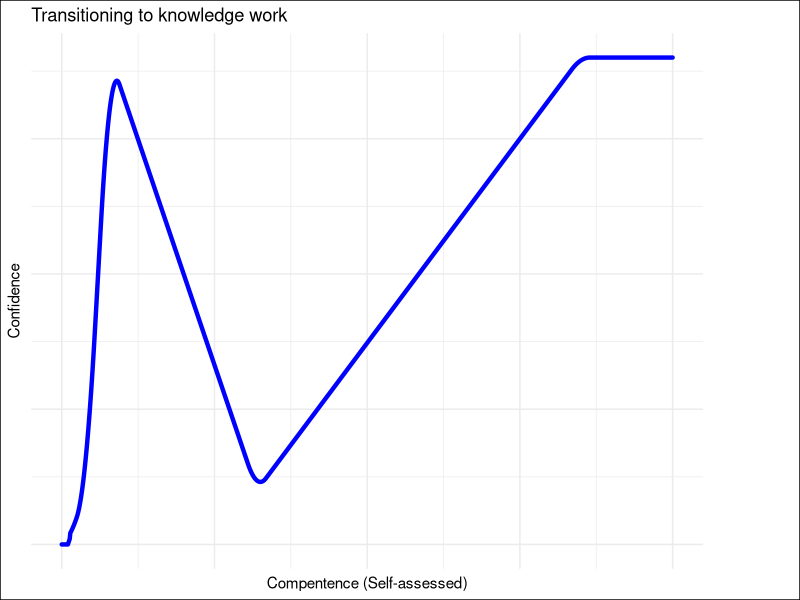
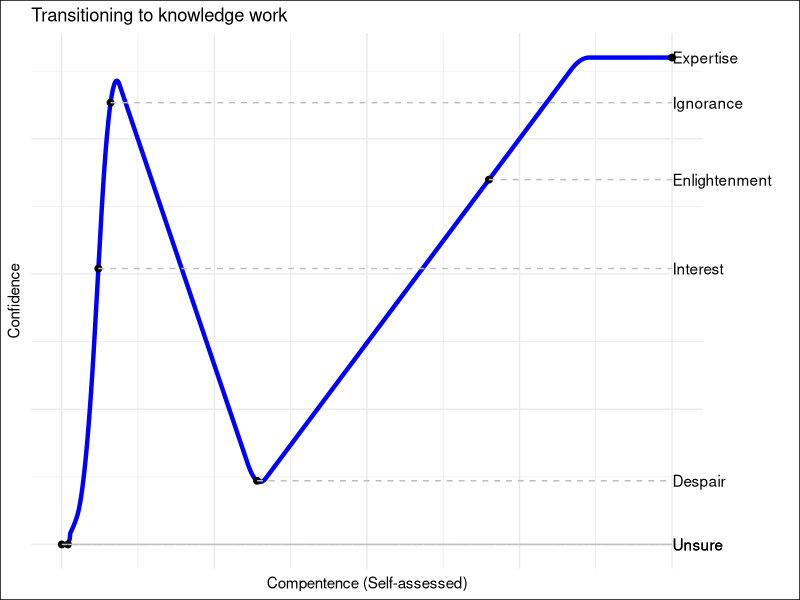
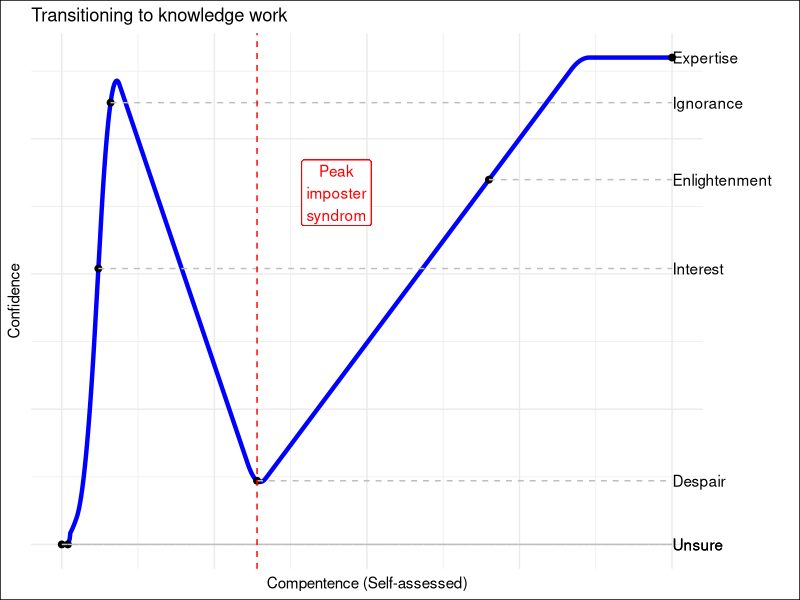

Generate these figures, in order, with R: (Note: this script raises an error after producing the figures.)
library(tidyverse)

## Make a dunning-kruger graph and animation

dk <- data.frame(id = c("Unsure", "Unsure", "Interest", "Ignorance", "Despair", "Enlightenment", "Expertise", "Expertise"),
                 confidence = c(0, 0, 10, 90, 10, 90, 90, 90),
                 year = c(0, 10, 40, 80, 320, 850, 990, 1000)
)

# Create a full sequence for x axis
full_range <- data.frame(year = seq(0, 1000, by = 1))

# Merge the full range of years with existing data using a left join
complete_dk <- merge(full_range, dk, by = "year", all.x = TRUE)

complete_dk$confidence <- approx(
  x = dk$year,
  y = dk$confidence,
  xout = complete_dk$year,
  method = "linear",
  rule = 2
)$y #$y specifically extracts the interpolated y-values from the result

# Define the window size for the moving average
window_size <- 30  # Adjust this value as needed

# Calculate the moving average of confidence using rollapply from zoo package
#smoothed_values <- zoo::rollapply(complete_dk$confidence, width = window_size, FUN = mean, align = "center", fill = NA)

# Create a new dataframe with the smoothed values
smoothed_dk <- data.frame(year = complete_dk$year, confidence_smoothed = zoo::rollapply(complete_dk$confidence, width = window_size, FUN = mean, align = "center", fill = NA))

# Merge the smoothed data with the original data
complete_dk <- inner_join(complete_dk, smoothed_dk) %>%
  mutate(confidence_smoothed = ifelse(is.na(confidence_smoothed), confidence, confidence_smoothed))

complete_dk$id[complete_dk$year >= 1 & complete_dk$year <= 9] <- "Unsure"
complete_dk$id[complete_dk$year >= 11 & complete_dk$year <= 39] <- "Unsure"
complete_dk$id[complete_dk$year >= 41 & complete_dk$year <= 79] <- "Interest"
complete_dk$id[complete_dk$year >= 81 & complete_dk$year <= 319] <- "Abandonment"
complete_dk$id[complete_dk$year >= 321 & complete_dk$year <= 849] <- "Enlightenment"
complete_dk$id[complete_dk$year >= 851 & complete_dk$year <= 989] <- "Expertise"
complete_dk$id[complete_dk$year >= 991 & complete_dk$year <= 999] <- "Expertise"

dk_pause <- complete_dk %>%
  mutate(show_time = case_when(year %in% c(0, 10, 40, 80, 320, 850, 990, 1000) ~ 100,
                               TRUE           ~ 1)) %>%
  # uncount is a tidyr function which copies each line 'n' times
  uncount(show_time) %>%
  mutate(reveal_time = row_number())

dk_filter <- complete_dk %>% filter(year %in% c( "0", "10", "60", "80", "320", "700", "1000"))

d <- ggplot(dk_pause, aes(year, confidence_smoothed)) +
  geom_line(size = 1.5, color = "blue", lineend = "round") +
  coord_cartesian(clip = 'off') + 
  labs(title = 'Transitioning to knowledge work', y = 'Confidence', x = 'Compentence (Self-assessed)') + 
  theme_minimal() + 
  theme(plot.background = element_rect(fill = "white"),
        plot.margin = margin(5.5, 70, 5.5, 5.5),
        axis.ticks = element_blank(),
        axis.text = element_blank()) 

dk_plot <- d +
  geom_text(data = dk_filter,
            aes(x = 1000.9, label = id), hjust = 0) +
  geom_point(data = dk_filter, 
             size = 2) +
  geom_segment(data = dk_filter, 
               aes(xend = 1000, yend = confidence_smoothed), linetype = 2, colour = 'grey') 

dk_plot_imp <- dk_plot + 
  geom_vline(xintercept = 320, linetype = 2, colour = 'red') +
  geom_label(aes(x = 450, y = 65, label = 'Peak\nimposter\nsyndrom'), colour = 'red')

ggplot2::ggsave(filename = "dunning-kruger.svg", plot = dk_plot, path = "~/BrownLabNotebook/literature-workshop/images/", dpi = 600, width = 130, height = 70, units = "mm")

ggplot2::ggsave(filename = "dunning-kruger-imposter.svg", plot = dk_plot_imp, path = "~/BrownLabNotebook/literature-workshop/images/", dpi = 600, width = 130, height = 70, units = "mm")

dk_anim <- d + 
  geom_text(aes(x = 1000.9, label = id), hjust = 0) + 
  geom_point(size = 2) +
  geom_segment(aes(xend = 1000, yend = confidence_smoothed), linetype = 2, colour = 'grey') +
  gganimate::transition_reveal(reveal_time) +
  gganimate::ease_aes('linear')

gganimate::animate(dk_anim, fps = 5, nframes = 100, res = 300, width = 130, height = 70, units = "mm")

gganimate::anim_save("dunning-kruger.gif", animation = dk_anim, path = "~/BrownLabNotebook/literature-workshop/images", fps = 5, nframes = 100, res = 300, width = 130, height = 70, units = "mm")

## Make a Gartner Hype Cycle plot and animation

gh <- data.frame(id = c("Trigger", "Overestimate", "Disillusionment", "Productivity"),
                 visibility = c(0, 90, 20, 50),
                 time = c(0, 300, 500, 700)
)

# Create a sequence of years from 0 to 30
full_range <- data.frame(time = seq(0, 1000, by = 1))

# Merge the full range of years with existing data using a left join
complete_gh <- merge(full_range, gh, by = "time", all.x = TRUE)

complete_gh$visibility <- approx(
  x = gh$time,
  y = gh$visibility,
  xout = complete_gh$time,
  method = "linear",
  rule = 2
)$y #$y specifically extracts the interpolated y-values from the result

# Define the window size for the moving average
window_size <- 30  # Adjust this value as needed

# Calculate the moving average of confidence using rollapply from zoo package
#smoothed_values <- zoo::rollapply(complete_gh$visibility, width = window_size, FUN = mean, align = "center", fill = NA)

# Create a new dataframe with the smoothed values
smoothed_gh <- data.frame(time = complete_gh$time, visibility_smoothed = zoo::rollapply(complete_gh$visibility, width = window_size, FUN = mean, align = "center", fill = NA))

# Merge the smoothed data with the original data
complete_gh <- inner_join(complete_gh, smoothed_gh) %>%
  mutate(visibility_smoothed = ifelse(is.na(visibility_smoothed), visibility, visibility_smoothed))

complete_gh$id[complete_gh$time >= 1 & complete_gh$time <= 299] <- "Excitement"
complete_gh$id[complete_gh$time >= 301 & complete_gh$time <= 499] <- "Abandonment"
complete_gh$id[complete_gh$time >= 501 & complete_gh$time <= 699] <- "Enlightenment"
complete_gh$id[complete_gh$time >= 701 & complete_gh$time <= 1000] <- "Productivity"

gh_pause <- complete_gh %>%
  mutate(show_time = case_when(time %in% c(0, 300, 500, 700, 1000) ~ 100,
                               TRUE           ~ 1)) %>%
  # uncount is a tidyr function which copies each line 'n' times
  uncount(show_time) %>%
  mutate(reveal_time = row_number())

gh_filter <- complete_gh %>%
  filter(time %in% c(0, 120, 300, 350, 500, 1000))

g <- ggplot(gh_pause, aes(time, visibility_smoothed)) +
  geom_line(size = 1.5, color = "blue", lineend = "round") +

  coord_cartesian(clip = 'off') + 
  labs(title = 'Adopting new projects or techniques', y = 'Priority', x = 'Time') + 
  theme_minimal() + 
  theme(plot.background = element_rect(fill = "white"),
        plot.margin = margin(5.5, 70, 5.5, 5.5), 
        axis.ticks = element_blank(),
        axis.text = element_blank()) 

g
gh_plot <- g + 
  geom_text(data = gh_filter,
            aes(x = 1000.9, label = id), hjust = 0) +
  geom_point(data = gh_filter, 
             size = 2) +
  geom_segment(data = gh_filter,
               aes(xend = 1000, yend = visibility_smoothed), linetype = 2, colour = 'grey') 
gh_plot

gh_plot_imp <- gh_plot + 
  geom_vline(xintercept = 500, linetype = 2, colour = 'red') +
  geom_label(aes(x = 650, y = 60, label = 'Peak\nimposter\nsyndrom'), colour = 'red')
gh_plot_imp

ggplot2::ggsave("gartner-hype.svg", plot = gh_plot, path = "~/BrownLabNotebook/literature-workshop/images/", dpi = 600, width = 130, height = 70, units = "mm")

ggplot2::ggsave("gartner-hype-imposter.svg", plot = gh_plot_imp, path = "~/BrownLabNotebook/literature-workshop/images/", dpi = 600, width = 130, height = 70, units = "mm")

g_anim <- g + geom_text(aes(x = 1000.9, label = id), hjust = 0) +
  geom_segment(aes(xend = 1000, yend = visibility_smoothed), linetype = 2, colour = 'grey') + 
  geom_point(size = 2) + 
  gganimate::transition_reveal(reveal_time) +
  gganimate::ease_aes('linear')
gganimate::animate(g_anim, fps = 5, nframes = 100, res = 300, width = 130, height = 70, units = "mm")

gganimate::anim_save("gartner-hype.gif", animation = g_anim, path = "~/BrownLabNotebook/literature-workshop/images/", fps = 5, nframes = 100, res = 300, width = 130, height = 70, units = "mm")
